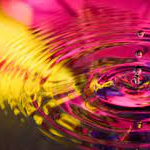
%> input picture matlab_4/exampleImage.png, 150 x 150 px
$ octave lab4_0.m   (GNU Octave 9; MATLAB toolbox functions it lacks are replaced by stand-ins)
%> lines starting %> are read from the running program, lines starting %| are printed output that depends on the picture; in (x1, y1, x2, y2) boxes, pixels count from 0 and x2, y2 are one past the last pixel; in counts of white or black regions, pixels touching at a corner belong together; the program's own positions count from 1

pic = imread("exampleImage.png");
%> pic is the input picture: size 150x150x3 uint8; mean R, G, B 172.4, 76.7, 61
a = size(pic);
%> a = [150 150 3]
dpic = double(pic);

subplot(2,2,1);
dpic1 = dpic(1:a(1)/2, 1:a(2)/2, 1:3);
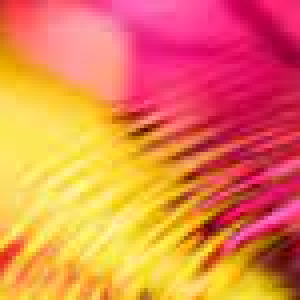
%> dpic1: size 75x75x3 double (shown 4 times larger); mean R, G, B 232.1, 128.2, 80.7
dpic1 = dpic1 * 255 / max(dpic1(:));
newpart1 = uint8(dpic1);
image(newpart1);

subplot(2,2,2);
dpic2 = dpic(1:a(1)/2, a(2)/2+1:a(2), 1:3);
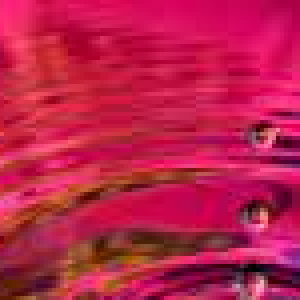
%> dpic2: size 75x75x3 double (shown 4 times larger); mean R, G, B 187.2, 31.7, 74.7
dpic2 = dpic2 * 255 / max(dpic2(:));
newpart2 = uint8(dpic2);
image(newpart2);

subplot(2,2,[3 4]);
dpic3 = dpic(a(1)/2+1:a(1), 1:a(2), 1:3);
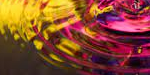
%> dpic3: size 75x150x3 double; mean R, G, B 135.2, 73.4, 44.4
dpic3 = dpic3 * 255 / max(dpic3(:));
newpart3 = uint8(dpic3);
image(newpart3);

mean1 = mean(dpic1(:));
%> mean1 = 147
mean2 = mean(dpic2(:));
%> mean2 = 97.85
mean3 = mean(dpic3(:));
%> mean3 = 84.35

meanImg1 = uint8(mean1 * ones(size(dpic1)));
%> meanImg1: size 75x75x3 uint8; every value is 147
meanImg2 = uint8(mean2 * ones(size(dpic2)));
%> meanImg2: size 75x75x3 uint8; every value is 98
meanImg3 = uint8(mean3 * ones(size(dpic3)));
%> meanImg3: size 75x150x3 uint8; every value is 84

meanImage = uint8(zeros(a(1), a(2), 3));
meanImage(1:a(1)/2, 1:a(2)/2, :) = meanImg1;
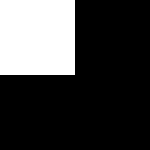
%> meanImage: size 150x150x3 uint8; values 0 (black) and 147 (white), 25% white; 1 white region, box (x1, y1, x2, y2) and area: (0, 0, 75, 75) 5625
meanImage(1:a(1)/2, a(2)/2+1:a(2), :) = meanImg2;
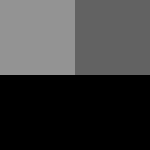
%> meanImage: size 150x150x3 uint8; min 0, max 147, mean 61.2
meanImage(a(1)/2+1:a(1), 1:a(2), :) = meanImg3;
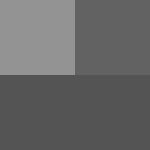
%> meanImage: size 150x150x3 uint8; min 84, max 147, mean 103.2

figure;
image(meanImage);
